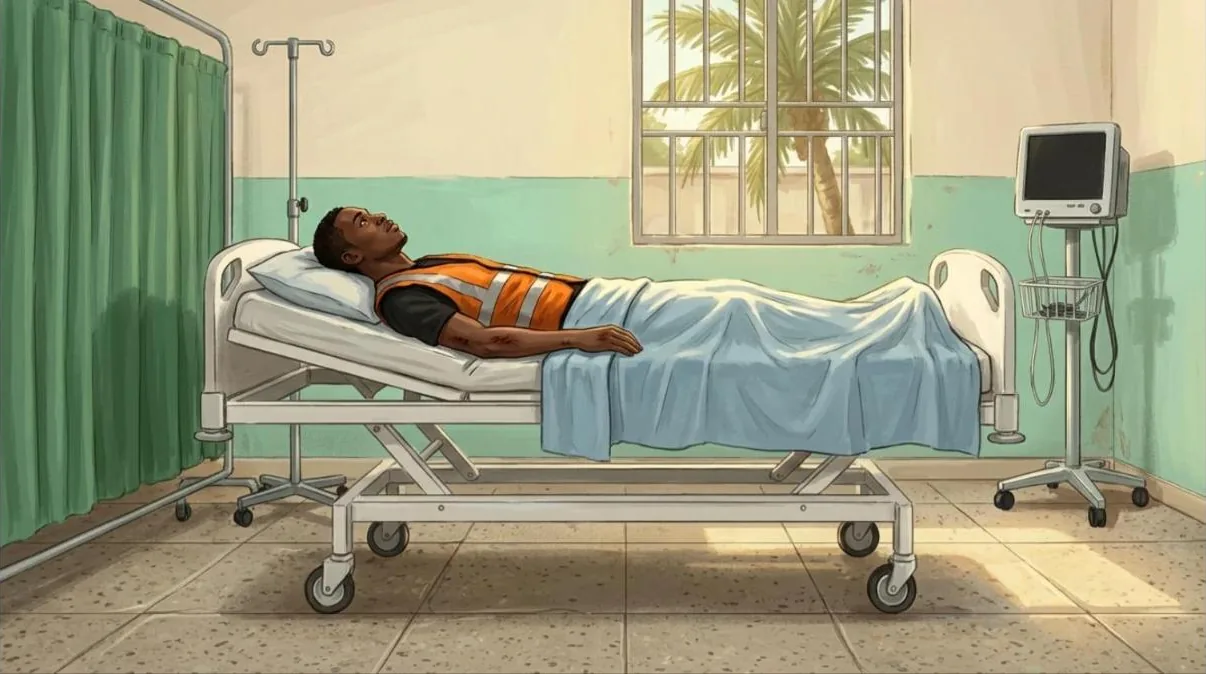
#> input picture er-sim-art/okada-crash/base.webp, 1206 x 674 px, found by its file name
$ python flipbook-preview.py ../er-sim-art/okada-crash/distress.webp ../er-sim-art/okada-crash/base.webp
#> lines starting #> are read from the running program, lines starting #| are printed output that depends on the picture
import sys, os, random, subprocess
from PIL import Image
S=sys.argv[1]; out=sys.argv[2]; tmp='fb'
for f in os.listdir(tmp): os.remove(os.path.join(tmp,f))
L=lambda n: Image.open(os.path.join(S,n)).convert('RGB')
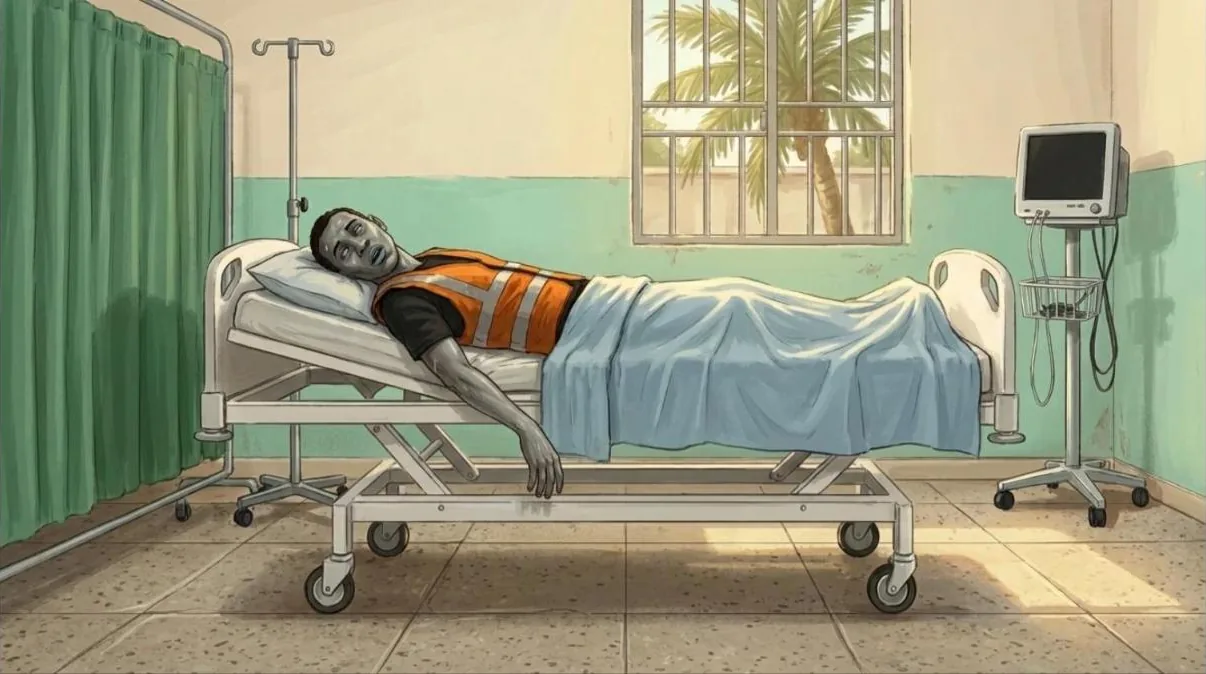
#> input picture er-sim-art/okada-crash/critical.webp, 1206 x 674 px, found by its file name
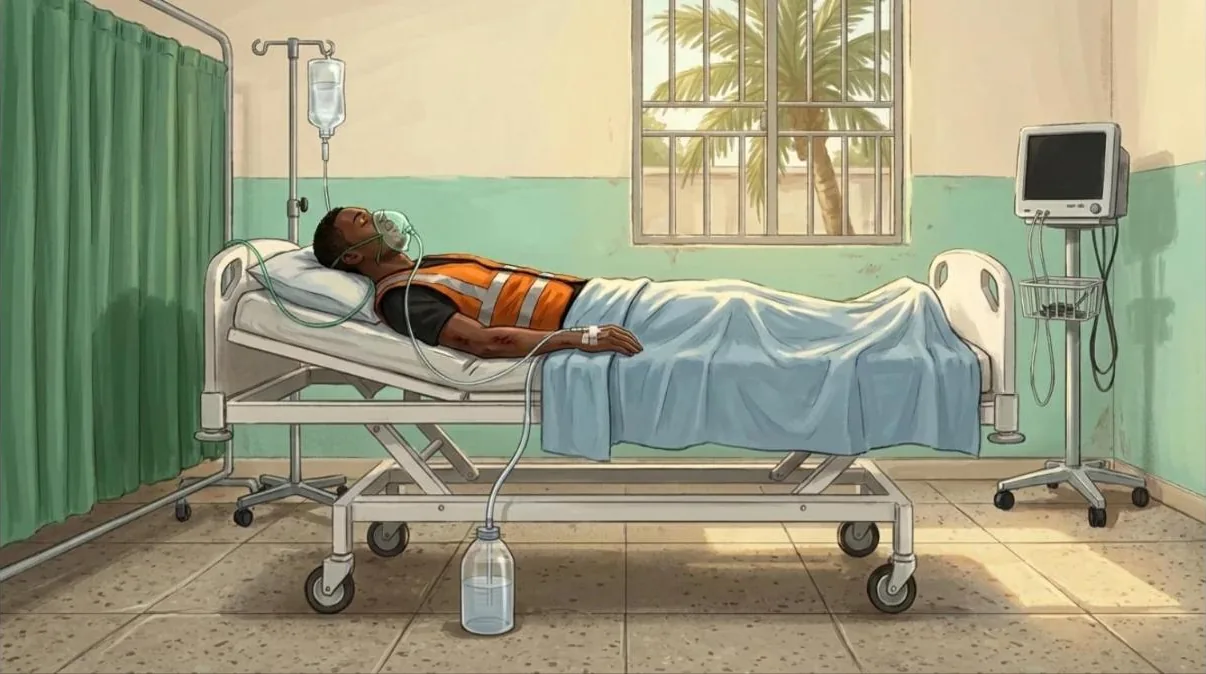
#> input picture er-sim-art/okada-crash/treated.webp, 1206 x 674 px, found by its file name
base,crit,treat=L('base.webp'),L('critical.webp'),L('treated.webp')
#> base is the input picture: PIL image 1206x674 RGB; mean R, G, B 157.5, 157.9, 129
#> crit is the input picture: PIL image 1206x674 RGB; mean R, G, B 154.3, 154.8, 127.4
#> treat is the input picture: PIL image 1206x674 RGB; mean R, G, B 154.2, 154.7, 127.6
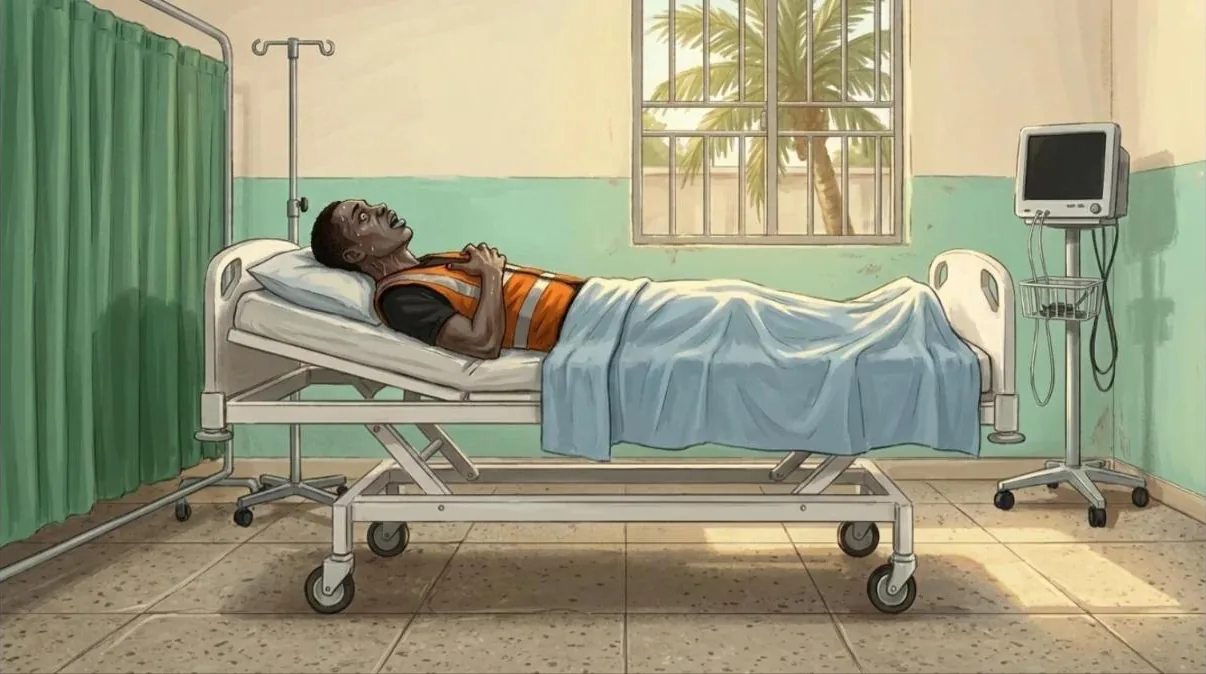
#> input picture er-sim-art/okada-crash/distress.webp, 1206 x 674 px, given in place of distress-f1.webp, which was not available
#> (the run stopped early here; a loop or call above may not have finished)
